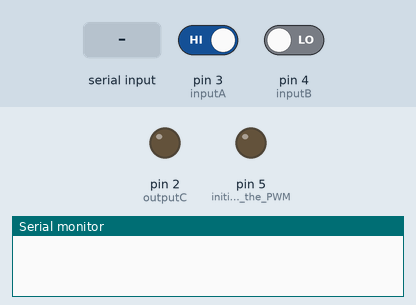
The sketch below on a simulated Arduino Uno, built with avr-gcc and run on an emulated ATmega328P. Shown: output pins drawn as LEDs (lit = HIGH), the last lines printed to the serial monitor. The inputs (shaded band) are chosen by the test bench; at power-on: pin 3 (inputA) HIGH, pin 4 (inputB) LOW.

Above: at 1.2 s.
1.3 s: "90,45,200\n" received over Serial
At 2.2 s:
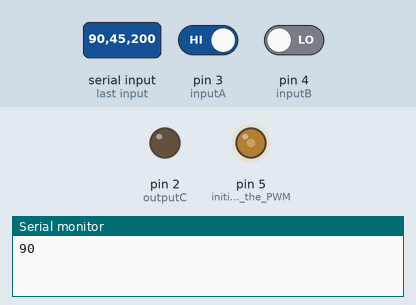
2.8 s: "30,150,10\n" received over Serial
At 3.3 s:
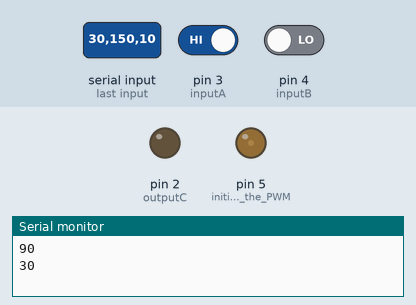
4.3 s: "200\n" received over Serial
At 5.5 s:
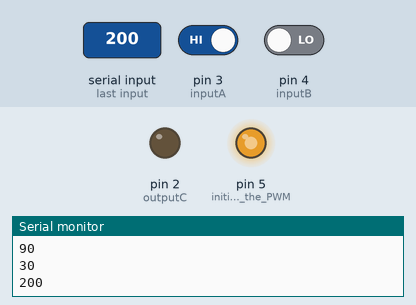
5.8 s: pin 3 (inputA) driven LOW
At 6.2 s:
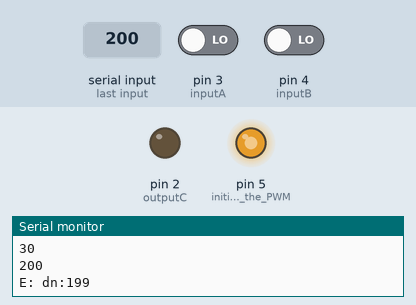
7.3 s: "90,45\n" received over Serial
At 7.9 s:
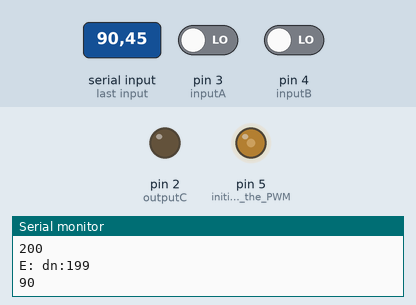
8.8 s: pin 3 (inputA) driven HIGH
At 9.7 s:
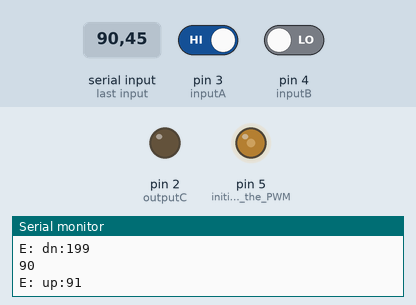
Timing chart, 0 to 11.3 s (numbered marks = the images above; inputs shaded):
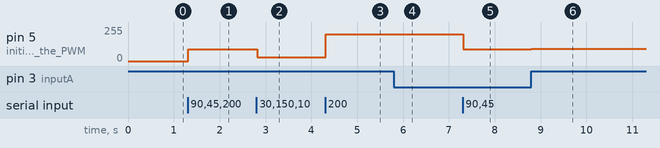

The sketch:

bluetooth_LED_V3.1.ino
```cpp
/*
 * Author: Austen Szypula
 *
 * Written for: Nitin Gadia
 *
 * Project: Blutooth Enabled LED
 *
 * *******************************************************************PLEASE READ BEFORE UPLOADING FOR THE FIRST TIME**************************************************************
 * The purpose of this sketch is to read input data on the Bluno "Beetle" BT-enabled microcontroller from a rotary encoder input (connected to pins D3 [encoder pin A] and D4
 * [encoder pin B]) and serial data containing the changes in LED brightness level. The Bluno Beetle also drives a pwm output on pin D5 according the specified brightness settings.
 *
 *
 * When configureing the Arduino IDE (v1.8.3+) to upload to the Bluno Beetle board, choose "Arduino/Genuino Uno" under Tools->Board and make sure the right COM port is selected under
 * Tools->Port. That's it.
 *
 * Some tips for modifying the following code:
 *
 *     - Change 'turnoffPwm' to control when the relay switch is activated.
 *
 *     - Adjust pulse step size to change encoder sensitivity. i.e. increase int 'pulseStepSize1' or 'pulseStepSize2' (typical values (1-20) to make fine or coarse adjustments more or less
 *       sensitive.
 *
 *     - To create new serial data commands, add a case to the "Serial.available()" section according to the first letter of the command (i.e. case 'R': for Rqst command). If there
 *       are multiple commands that start with the same letter. Use if(progressCluster.charAt(1) == secondLeter) within that case to diferentiate which command is intended. Note:
 *       commands can be typed and sent in the app or sent automatically from within the app. Avoid commands that start with integers since those are intended for the default case.
 *
 * *******************************************************************************************************************************************************************************************
 *
 */

#define inputA 3
#define inputB 4
#define outputC 2

//STATE VARIABLES: program variables that don't have to be configured
int aState;
int aLastState;
int pwm;                               //0-255

int clockDivider = 100;                //Wanna execute every 100 cycles to keep computational power to a minimum.
int clockDividerIndex = 100;           //Index to keep track of number of calls to Loop()
int speedIndex = 0;                    //Used to keep track of the time since the last encoder increase/decrease
int arrayLength = 4;                   //Take the average of four consecutive speed measurements
int speedIndexArray[4];                //Store the values in an int array
int avgSpeed = 0;                      //Note: larger values indicate slower rotational velocity because they have more time to grow between encoder increments
int thresholdSpeed = 5;                //Threshold for 'pulseStepSize1' and 'pulseStepSize2' (fine and coarse adjustments with the encoder)

//CONFIGURATION VARIABLES:
int pulseStepSize1 = 1;                //Smaller step size for fine tuning
int pulseStepSize2 = 5;                //Normal step size for large adjustments
int turnoffPwm = 3;                    //Brightness setting when light comes on, changed in calibration settings to adjust brightness range

void setup() {

    pwm = 0;

    pinMode (inputA,INPUT);            //pinA on encoder
    pinMode (inputB,INPUT);            //pinB on encoder
    pinMode(outputC, OUTPUT);

    Serial.begin(115200);               //initialize the Serial

    aLastState = digitalRead(inputA);   //Reads the initial state of inputA
    pinMode(5, OUTPUT);                 //initialize the PWM


    //---------------------------------------------- Set PWM frequency for D5 -------------------------------

TCCR0B = TCCR0B & B11111000 | B00000001;    // set timer 0 divisor to     1 for PWM frequency of 62500.00 Hz                    //want max pwm frequency for low ripple dac conversion and quick response (min settling time w/ RC filter)
//TCCR0B = TCCR0B & B11111000 | B00000010;    // set timer 0 divisor to     8 for PWM frequency of  7812.50 Hz
//TCCR0B = TCCR0B & B11111000 | B00000011;    // set timer 0 divisor to    64 for PWM frequency of   976.56 Hz (The DEFAULT)
//TCCR0B = TCCR0B & B11111000 | B00000100;    // set timer 0 divisor to   256 for PWM frequency of   244.14 Hz
//TCCR0B = TCCR0B & B11111000 | B00000101;    // set timer 0 divisor to  1024 for PWM frequency of    61.04 Hz


}

void loop()
{ /*
    if(pwm < 255){
      pwm+=5;                                     //PWM fade test
      analogWrite(5, pwm);                        //pwm on pin D5
      delay(4000);
      Serial.println("Encoder: +5");
    }else{
      pwm = 0;
      analogWrite(5, pwm);
      delay(100000);
      Serial.println("Encoder: 0");
    }                                              //Comment out everything after this line in loop() when testing pwm fade
    */
    //The on serial available command returns true when the connected device has sent data to the module. THis occurs when ...
    //    1)The device is first paired with module (case 'R'). Device sends "Rqst" automatically to request initial brightness and sync seekBar progress
    //    2)When seekBar progress changes in the app from user input (nothing is sent when progress changes from encoder input). This is the default case (starts with a number);
    //
    if(Serial.available())
    {
        String progressCluster = Serial.readString();
        String str;

        String pwmString = String(pwm);

        switch(progressCluster.charAt(0)) {

          case 'R':
          str = "start1:"+pwmString;
          Serial.print(str);                                          /*Send starting brightness to connected device for module 1*/
          break;


          /* In the default case below, a string is sent from the paired device containg a cluster of 1-4 values per line in order depending on seekBar progress change speed. For example change
           *  seekBar slowly and the incoming string looks like:
           *       51~
           *       53~
           *       57~
           *       58~
           *       61~
           *
           *  However, when it seekBar is moved quickly from one end to the other, the input stream will look something like:
           *       23~
           *       25~28~29~
           *       31~37~42~
           *       47~51~57~60~
           *       63~
           *
           * Using the '~' character as a delimiter, all changes are retained by parsing the input string by the '~' character and executing each value (up to maximum five values) one
           * at a time.
           *
           */

          default:

            int index1 = 0;        //index1-5 holds the values of up to five '~' characters per line
            int index2 = 0;
            int index3 = 0;
            int index4 = 0;
            int index5 = 0;
            index1 = progressCluster.indexOf("~");
            if(index1 < progressCluster.length()-1){
              String sub1 = progressCluster.substring(index1+1);
              index2 = sub1.indexOf("~") + index1 + 1;
            }
            if(index2 < progressCluster.length()-1 && index2 != 0){
              String sub2 = progressCluster.substring(index2+1);
              index3 = sub2.indexOf("~") + index2 + 1;
            }
            if(index3 < progressCluster.length()-1 && index3 != 0){
              String sub3 = progressCluster.substring(index3+1);
              index4 = sub3.indexOf("~") + index3 + 1;
            }
            if(index4 < progressCluster.length()-1 && index4 != 0){
              String sub4 = progressCluster.substring(index4+1);
              index5 = sub4.indexOf("~") + index4 + 1;
            }

            int a1, a2, a3, a4, a5 = -1;                                   //a1-5 is the pwm sequence to execute. Only executes if a(i) does not equal -1.

            a1 = progressCluster.substring(0,index1).toInt();
            pwm = a1;                                           //usable pwm range for module: turnoffPwm to 255
            Serial.print(a1);
            Serial.print("\n");

            if(index2!=0){
              a2 = progressCluster.substring(index1+1,index2).toInt();
              pwm = a2;
              Serial.print(a2);
              Serial.print("\n");
            }

            if(index3!=0){
              a3 = progressCluster.substring(index2+1,index3).toInt();
              pwm = a3;
              Serial.print("A: " + a3);
              Serial.print("\n");
            }

            if(index4!=0){
              a4 = progressCluster.substring(index3+1,index4).toInt();
              pwm = a4;
              Serial.print(a4);
              Serial.print("\n");
            }

            if(index5!=0){
              a5 = progressCluster.substring(index4+1,index5).toInt();
              pwm = a5;
              Serial.print(a5);
              Serial.print("\n");
            }

            /*
            Serial.print(index1);                             //used in debugging the '~' character indices. No longer needed since its working, but might be good to have
            Serial.print(index2);
            Serial.print(index3);
            Serial.print(index4);
            Serial.println(index5);

            Serial.println();
            Serial.println(progressCluster);
            Serial.println();
            */
          break;
        }
    }

    /////////////////////////////////////////////Encoder Reading/////////////////////////////////////////////////
    aState = digitalRead(inputA); // Reads the "current" state of the inputA
    // If the previous and the current state of the inputA are different, that means a Pulse has occured
    if (aState != aLastState){
      // If the inputB state is different to the inputA state, that means the encoder is rotating clockwise
      if (digitalRead(inputB) != aState) {
        if(pwm + pulseStepSize2 > 255){
          if(pwm + pulseStepSize1 <= 255){
            pwm = pwm + pulseStepSize1;
          }else{
            pwm = 255;
          }
          String pwmString1 = String(pwm);
          String upString = "E: up:" + pwmString1;
          Serial.println(upString);
        }else{

          ///////////////////////////////////////////ENCODER rotating CLOCKWISE///////////////////////////////////////////////////////////////////
          for(int i = 0; i<arrayLength - 1; i++){                //rotate newest speed index into the array
            speedIndexArray[i] = speedIndexArray[i+1];
          }
          speedIndexArray[arrayLength - 1] = speedIndex;
          int sum = 0;
          for(int i = 0; i< arrayLength; i++){
            sum += speedIndexArray[i];
          }
          avgSpeed = sum / arrayLength;                          //compute new average speed index (lower the number, faster the rotational velocity)
          //Serial.println(avgSpeed);
          if(avgSpeed > thresholdSpeed){
            pwm = pwm + pulseStepSize1;                          //if avg. speed index is greater than threshold ("slow" turning speed), increase by smaller step size
          }else{
            pwm = pwm + pulseStepSize2;                          //else increase by larger step size
          }
          speedIndex = 0;
          /////////////////////////////////////////////////////////////////////////////////////////////////////////////////////////////////////////

          String pwmString1 = String(pwm);
          String upString = "E: up:" + pwmString1;               //Must match onSerialReceived method from MainActivity.java class in Android Studio project.
          Serial.println(upString);                              //tells the device to adjust seekBar progress to match the new pwm value. Note: step size isnt always +5, but the paired device detects
                                                                 //either the "E: up:" or "E: dn:" string to tell it which direction to adjust the seekBar.

        }
      }else{  //the encoder is rotating counterclockwise

            if(pwm - pulseStepSize2 < 0){
              if(pwm - pulseStepSize1 >= 0){
                pwm = pwm - pulseStepSize1;
              }else{
                pwm = 0;
              }
              String pwmString2 = String(pwm);
              String downString = "E: dn:" + pwmString2;
              Serial.println(downString);
            }else{

              ///////////////////////////////////////////ENCODER rotating COUNTERCLOCKWISE////////////////////////////////////////////////////
              for(int i = 0; i<arrayLength - 1; i++){               //rotate newest speed index into the array
                speedIndexArray[i] = speedIndexArray[i+1];
              }
              speedIndexArray[arrayLength - 1] = speedIndex;
              int sum = 0;
              for(int i = 0; i< arrayLength; i++){
                sum += speedIndexArray[i];
              }
              avgSpeed = sum / arrayLength;                        //compute new average speed index (lower the number, faster the rotational velocity)
              //Serial.println(avgSpeed);
              if(avgSpeed > thresholdSpeed){                       //if avg. speed index is greater than threshold ("slow" turning speed), decrease by smaller step size
                pwm = pwm - pulseStepSize1;
              }else{
                pwm = pwm - pulseStepSize2;                        //else decrease by normal step size
              }
              speedIndex = 0;                                      //reset speed index to zero
              //////////////////////////////////////////////////////////////////////////////////////////////////////////////////////////

              String pwmString2 = String(pwm);
              String downString = "E: dn:" + pwmString2;         //Same as 'upString' comment
              Serial.println(downString);
            }

      }

      //Serial.print("Position: ");
      //Serial.println(pwm);

      aLastState = aState; // Updates the previous state of inputA with the current state
      ///////////////////////////////////////////////////////////////////////////////////////////////////////////////
    }
    delay(4);                           //not sure if this delay does anything, but it's probably good to limit the frequency at which the PWM setting is updated and therefore, how fast
                                        //loop() is repeated

    if(pwm>12){                            //NPF driver flickers when turned on between 5-9 so this code was added
      analogWrite(5, pwm);                //writes the updated PWM setting to digital pin 5
    }else{
      analogWrite(5, 0);
    }

    //////////////////////////////////////////////////////////
    if(clockDividerIndex != 0){
      clockDividerIndex--;
    }else{                              //added v2a
      clockDividerIndex = clockDivider;
      if(speedIndex < clockDivider){
        speedIndex++;
      }
    }
    //Serial.println(speedIndex);
    ///////////////////////////////////////////////////////////
    //Serial.println(pwm);

    /*********************************************************************FROM VERSION 2****************************************************************
    if(pwm <= turnoffPwm){             //if pwm is less than turnoff, drives output low. This switches the relay off and open circuits the L wire.
        digitalWrite(outputC, LOW);    //relay off
      }else{
        digitalWrite(outputC, HIGH);   //relay on
      }
    ***************************************************************************************************************************************************/

}
```

Measured:
- after the input at 1.3 s, pin 5 (initialize_the_PWM): 0/255 → 90/255 at once
- after the input at 2.8 s, pin 5 (initialize_the_PWM): 90/255 → 30/255 at once
- after the input at 4.3 s, pin 5 (initialize_the_PWM): 30/255 → 200/255 at once
- after the input at 5.8 s, pin 5 (initialize_the_PWM): 200/255 → 199/255 at once
- after the input at 7.3 s, pin 5 (initialize_the_PWM): 199/255 → 90/255 at once
- after the input at 8.8 s, pin 5 (initialize_the_PWM): 90/255 → 91/255 at once
